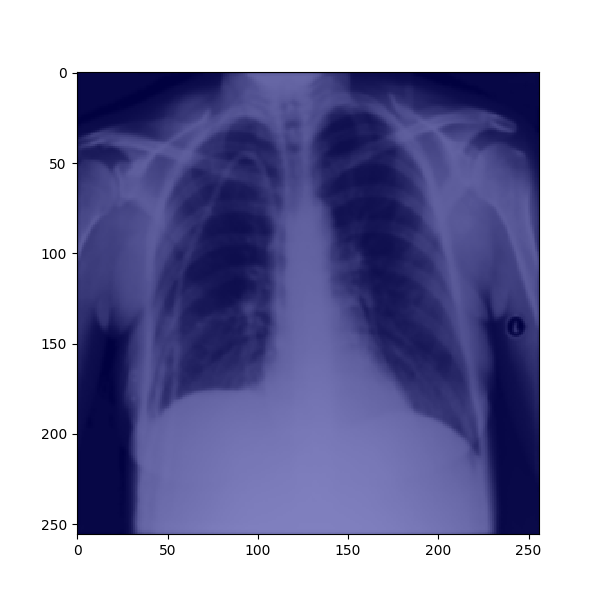
#> input picture example1.png, 600 x 600 px
$ python preprocess.py -i example1.png
#> lines starting #> are read from the running program, lines starting #| are printed output that depends on the picture; after the words box and inside, x2 and y2 are one past the last pixel; in counts of white or black regions, pixels touching at a corner belong together
import pandas as pd
import numpy as np
import os
from skimage.io import imread, imsave
import cv2
from skimage.exposure import equalize_hist
from skimage import img_as_ubyte
from skimage.filters import median, gaussian
import argparse

def parse_size(size):
#> in preprocess_image, image is the input picture: shape (600, 600, 3); mean R, G, B 140, 140, 177.2
    try:
        width, height = map(int, size.split(','))
        return width, height
    except ValueError:
        raise argparse.ArgumentTypeError("Size must be width,height")

def parse_parameters():
    """
    pass the parameters from terminal

    :return: a list of parameters
    """
    parser = argparse.ArgumentParser(description='Preprocess')
    parser.add_argument("-input_path","-i", type=str, default=None, help="The input could be a single image file or a folder containing several images.")
    parser.add_argument("-output_path","-o", type=str, default="./preprocessed_data", help="The output files will be saved in the specified path.")
    parser.add_argument("-size","-s",type=parse_size, default="320,320",
                        help="Set the size of the output images"
                             "Default: 320*320")
    return parser.parse_args()


def convert_to_RGB_image(image):
    #Convert all the grayscale images as RGB, since some images are not identical in all three RGB channels
    if len(image.shape) == 2:
        image = np.stack((image,) * 3, axis=-1)
    else:
        image
    return image

def cut_white_edge(image,thres1=250,thres2=255):
    # Convert to grayscale image
#> called with thres1 = 250, thres2 = 255
    gray = cv2.cvtColor(image, cv2.COLOR_BGR2GRAY)
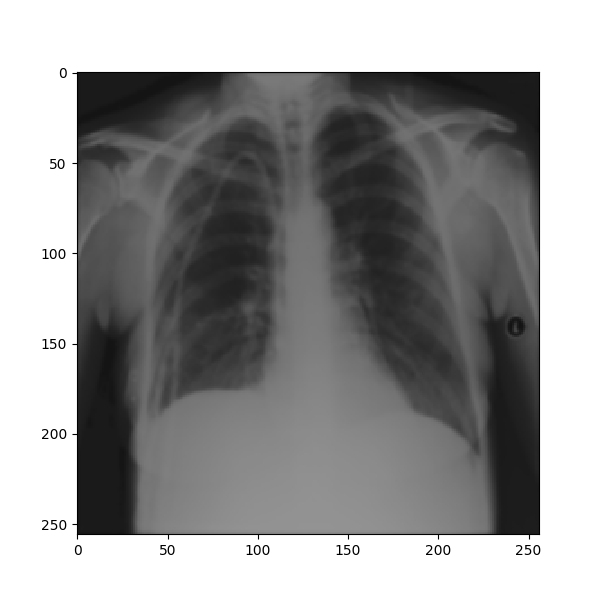
#> gray: shape (600, 600); min 0, max 255, mean 151.2
    a, thres = cv2.threshold(gray, thres1, thres2, cv2.THRESH_BINARY_INV)
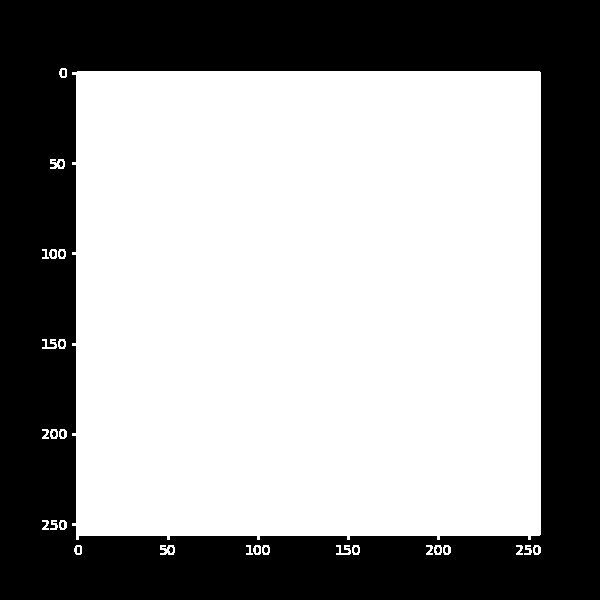
#> thres: shape (600, 600); 60.5% white; 17 black regions (12 under 20 px)
#> a = 250
    # Find the contour of this image
    contour, b = cv2.findContours(thres, cv2.RETR_EXTERNAL, cv2.CHAIN_APPROX_SIMPLE)
#> contour = 27 contours, 2 with area under 20; largest, box (x1, y1, x2, y2) and area: (72, 71, 541, 540) 215402, (160, 545, 175, 555) 88, (50, 159, 65, 169) 88, (434, 545, 442, 555) 57, (352, 545, 360, 555) 57; b = 27 rows, first 6: [1, -1, -1, -1], [2, 0, -1, -1], [3, 1, -1, -1], [4, 2, -1, -1], [5, 3, -1, -1], [6, 4, -1, -1]
    # Cut the white edge
    max_area=0
    for c in contour:
        if cv2.contourArea(c) > max_area:
            max_area = cv2.contourArea(c)
            m, n, p, q = cv2.boundingRect(c)
#> this loop made 27 passes
#> (max_area, m, n, p, q) on passes 1, 5, 12, 26: (56, 533, 545, 8, 10), (57, 434, 545, 8, 10), (88, 160, 545, 15, 10), (215401.5, 72, 71, 469, 469)
#> after the loop, m = 72; max_area = 215401.5; n = 71; p = 469; q = 469
    return image[n:n+q, m:m+p]
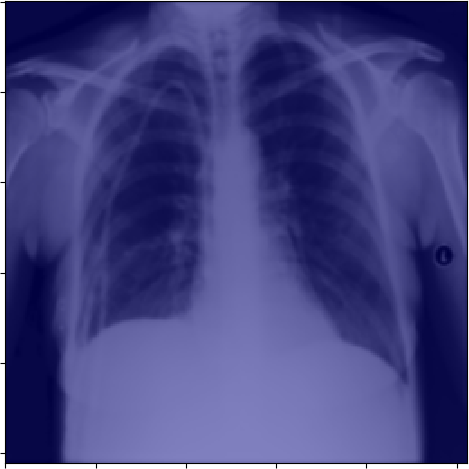
#> returned value: shape (469, 469, 3); mean of channels 0, 1, 2 67.7, 67.7, 128.7; drawn as R, G, B

def resize_and_rescale(image, size=(320, 320)):
    # Resize the image
    image_resized = cv2.resize(image, size)
    # Rescale pixel values
    image_rescaled = image_resized / 255.0
    return image_rescaled

def enhance_contrast(image):
    # Enhance contrast using histogram equalization
    # Perform this step in both b, g, r channels
    b, g, r = cv2.split(image)
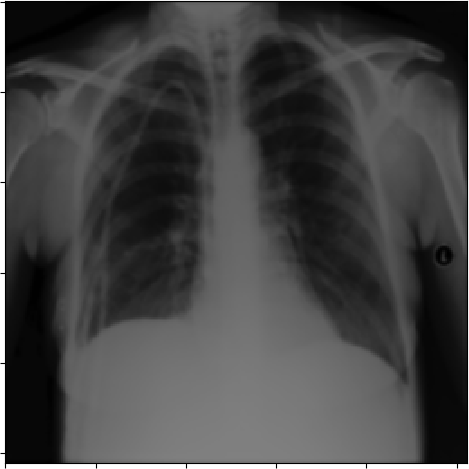
#> b: shape (469, 469); min 0, max 255, mean 67.7
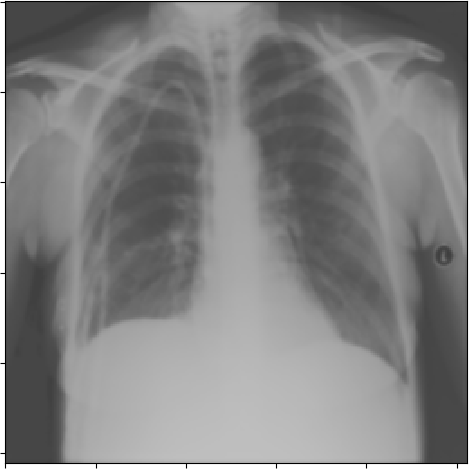
#> r: shape (469, 469); min 0, max 255, mean 128.7
    be = cv2.equalizeHist(b)
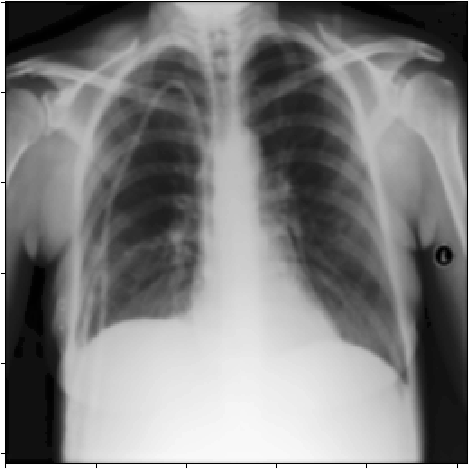
#> be: shape (469, 469); min 0, max 255, mean 127.5
    ge = cv2.equalizeHist(g)
    re = cv2.equalizeHist(r)
    equalized_image = cv2.merge((be, ge, re))
    return equalized_image

def reduce_noise(image):
    # Perform noise reduction through Gaussian blur
    denoised_image = gaussian(image, sigma=1,channel_axis=-1)
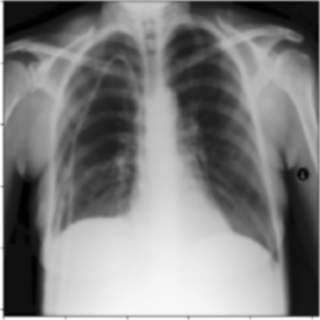
#> denoised_image: shape (320, 320, 3) float64; mean R, G, B 0.501, 0.501, 0.501
    return denoised_image

def preprocess_image(image_path, size=(320, 320)):
    # read the images
    image = imread(image_path)
    #Perform above steps
    image = convert_to_RGB_image(image)
    image = cut_white_edge(image)
    image = enhance_contrast(image)
    image = resize_and_rescale(image, size=size)
    image = reduce_noise(image)
    return image


def Preprocess(input_path, output_path, size=(320, 320)):
    if not os.path.exists(output_path):
        os.makedirs(output_path)
    # Deal with single image file
    if os.path.isfile(input_path) and input_path.lower().endswith(('.png', '.jpg', '.jpeg')):
        processed_image = preprocess_image(input_path, size=size)
        fn = os.path.basename(input_path)
        imsave(os.path.join(output_path, fn), img_as_ubyte(processed_image))
    # Deal with a folder
    elif os.path.isdir(input_path):
        for fn in os.listdir(input_path):
            if fn.lower().endswith(('.png', '.jpg', '.jpeg')):
                file_path = os.path.join(input_path, fn)
                processed_image = preprocess_image(file_path, size=size)
                imsave(os.path.join(output_path, fn), img_as_ubyte(processed_image))
    else:
        print("The provided path is neither a file nor a directory. Please check your input path.")

parameters = parse_parameters()
Preprocess(parameters.input_path,parameters.output_path,parameters.size)
